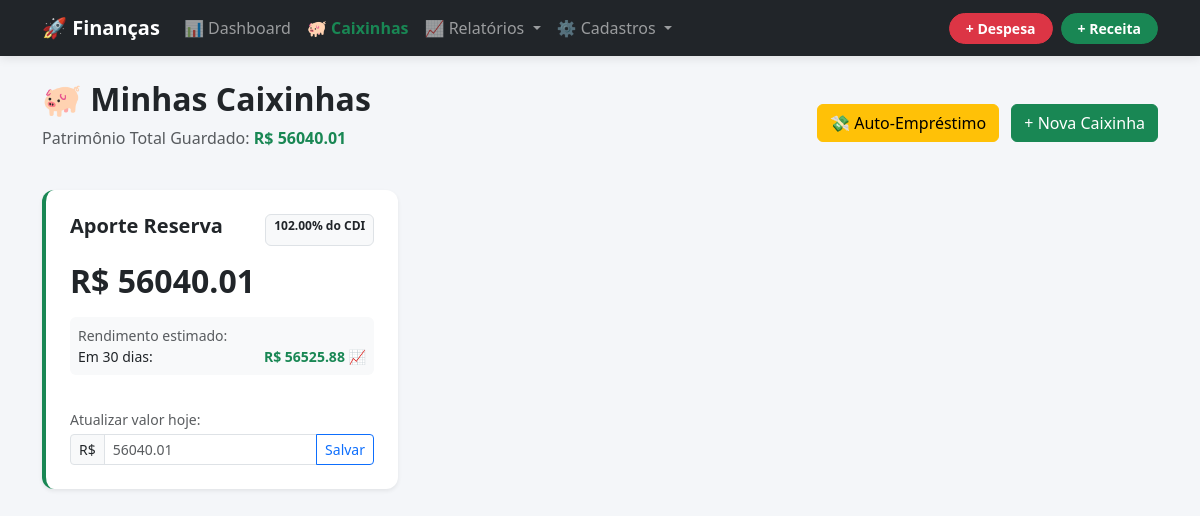
The app's page /caixinhas/ with its own data.
### finance/models.py (models this page shows, shortened)
class Caixinha(models.Model):
    nome = models.CharField(max_length=100) # Ex: Reserva de Emergência
    saldo_atual = models.DecimalField(max_digits=12, decimal_places=2, default=0)
    meta_cdi = models.DecimalField(max_digits=5, decimal_places=2, default=102, help_text="% do CDI (Ex: 100, 102)")
    def projecao_mes_seguinte(self):
        taxa = Decimal(0.0085) * (self.meta_cdi / 100)
        return self.saldo_atual * (1 + taxa)

### finance/views.py (the view, shortened to what this page needs)
# urls.py: path('caixinhas/', views.caixinhas, name='caixinhas'),
def caixinhas(request):
    lista = Caixinha.objects.all()
    total_guardado = lista.aggregate(Sum('saldo_atual'))['saldo_atual__sum'] or 0
    return render(request, 'caixinhas.html', {'caixinhas': lista, 'total': total_guardado})

### finance/templates/caixinhas.html (shortened to what this page needs)
{% extends 'base.html' %}
{% block content %}
<div class="d-flex justify-content-between align-items-center mb-4">
    <div>
        <h2 class="fw-bold">🐖 Minhas Caixinhas</h2>
        <p class="text-muted">Patrimônio Total Guardado: <strong class="text-success">R$ {{ total|floatformat:2 }}</strong></p>
    </div>
    <div>
        <a href="{% url 'novo_emprestimo_proprio' %}" class="btn btn-warning me-2">💸 Auto-Empréstimo</a>
        <a href="{% url 'nova_caixinha' %}" class="btn btn-success">+ Nova Caixinha</a>
    </div>
</div>
<div class="row">
    {% for box in caixinhas %}
    <div class="col-md-4">
        <div class="card card-custom p-4 mb-3 h-100 shadow-sm border-start border-4 border-success">
            <div class="d-flex justify-content-between">
                <h5 class="fw-bold">{{ box.nome }}</h5>
                <span class="badge bg-light text-dark border">{{ box.meta_cdi }}% do CDI</span>
            </div>
            <h2 class="text-dark fw-bold my-3">R$ {{ box.saldo_atual|floatformat:2 }}</h2>
            <div class="bg-light p-2 rounded mb-3 small">
                <span class="text-muted">Rendimento estimado:</span>
                <div class="d-flex justify-content-between align-items-center">
                    <span>Em 30 dias:</span>
                    <strong class="text-success">R$ {{ box.projecao_mes_seguinte|floatformat:2 }} 📈</strong>
                </div>
            </div>
            <form method="POST" class="mt-auto">
                <label class="small text-muted mb-1">Atualizar valor hoje:</label>
                <div class="input-group input-group-sm">
                    <span class="input-group-text">R$</span>
                    <input type="number" step="0.01" name="novo_valor" class="form-control" placeholder="{{ box.saldo_atual|stringformat:'.2f' }}">
                    <button type="submit" class="btn btn-outline-primary">Salvar</button>
                </div>
            </form>
        </div>
    </div>
    {% empty %}
    <div class="col-12 text-center py-5">
        <h4 class="text-muted">Nenhuma caixinha criada ainda.</h4>
        <p class="text-muted">Crie sua Reserva de Emergência ou meta de viagem.</p>
        <a href="{% url 'nova_caixinha' %}" class="btn btn-outline-success mt-3">Começar a Guardar</a>
    </div>
    {% endfor %}
</div>
{% endblock %}

### finance/templates/base.html (style rules this page uses)
body { background-color: #f4f6f9; font-family: 'Segoe UI', sans-serif; }
.card-custom { border: none; border-radius: 12px; box-shadow: 0 4px 15px rgba(0,0,0,0.05); }

### records on screen
Caixinha: nome "Aporte Reserva", meta_cdi "102.00", saldo_atual "56040.01", projecao_mes_seguinte "56525.88", novo_valor "56040.01"

### other values on screen
{{ total|floatformat:2 }} "56040.01"
